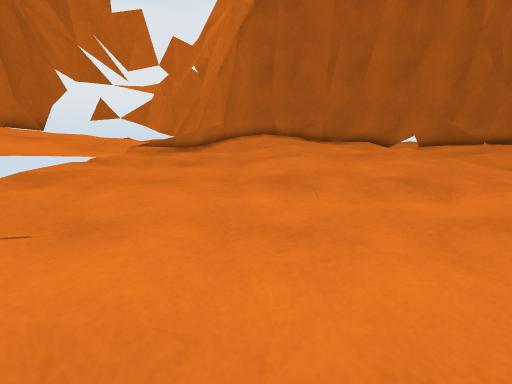
View 1 (above)

17 first-person views from a walk through a 3-D level made in the Unity game engine. The camera is 1.2 m above the floor, tilts 10° down and sees 80° across. The floor is counted in squares, 0.5 m on a side. Each view is taken from the middle of a square. On the plan, view 1 faces up. The plan holds only what a view shows up to about 19 squares ahead; the rest is blank. The place goes on beyond the plan.

View 2
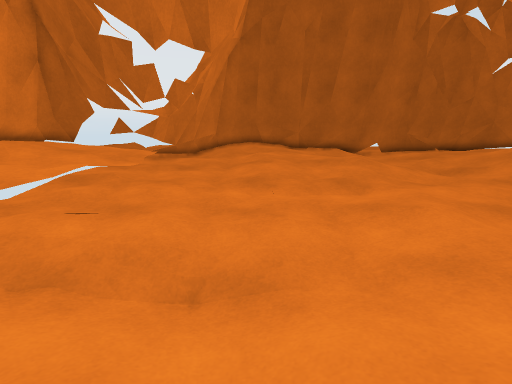

View 3
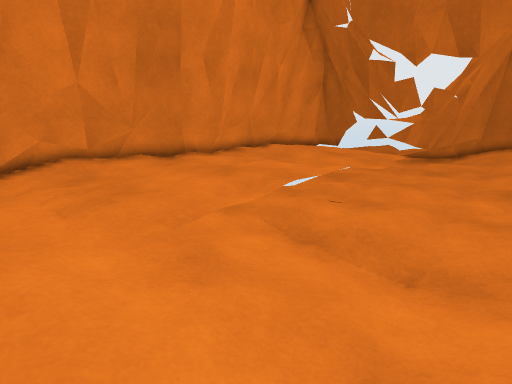

View 4
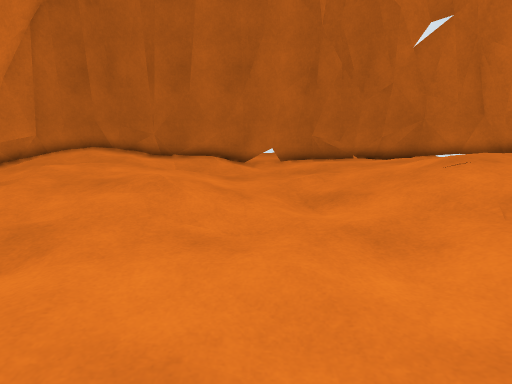

View 5
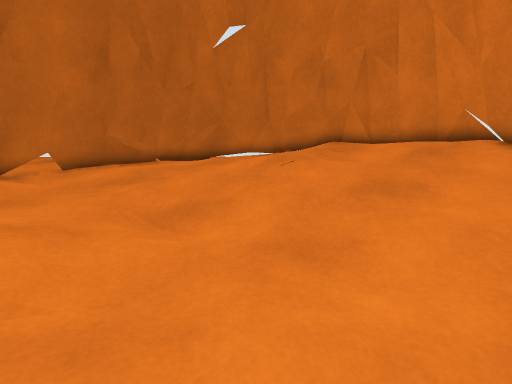

View 6
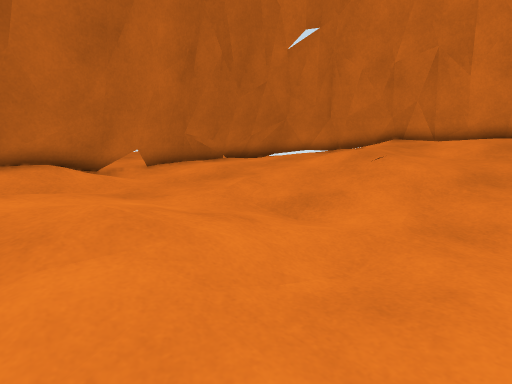

View 7
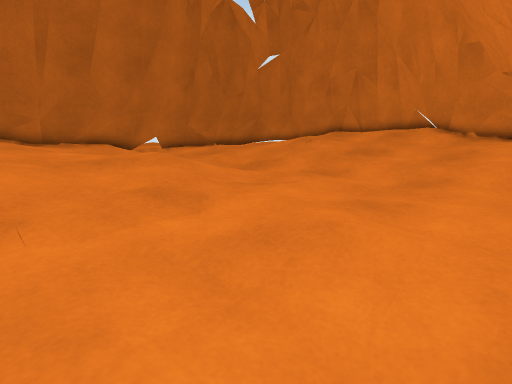

View 8
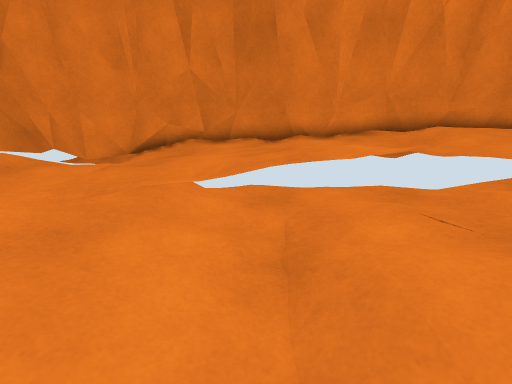

View 9
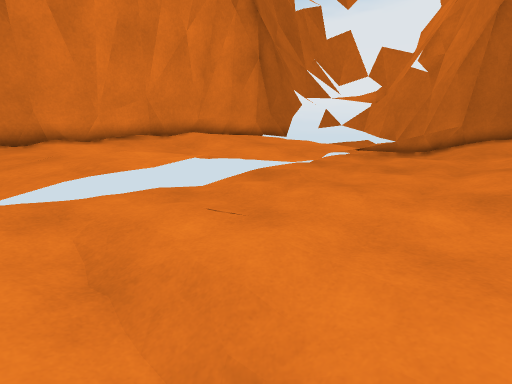

View 10
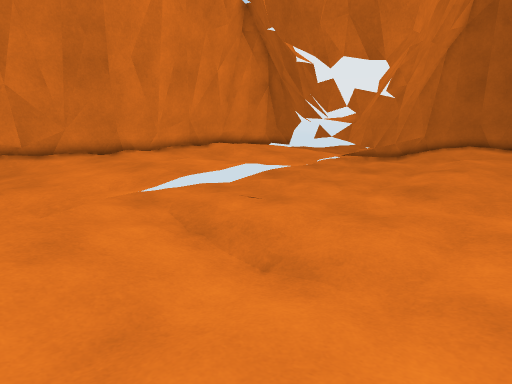

View 11
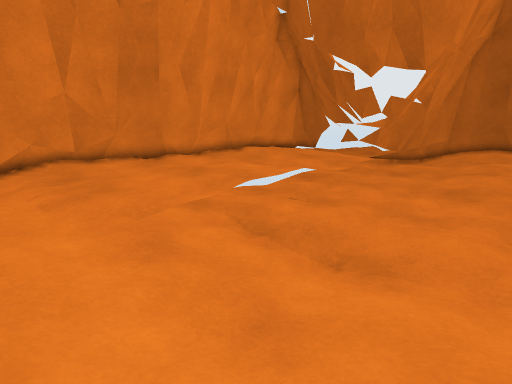

View 12
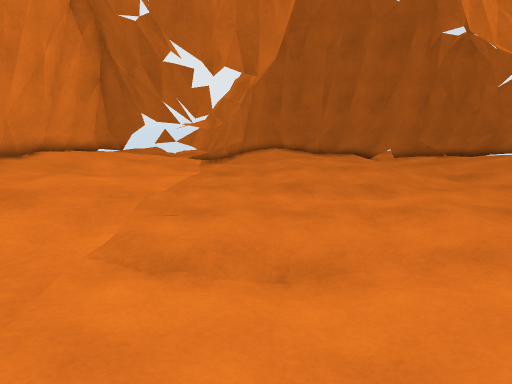

View 13
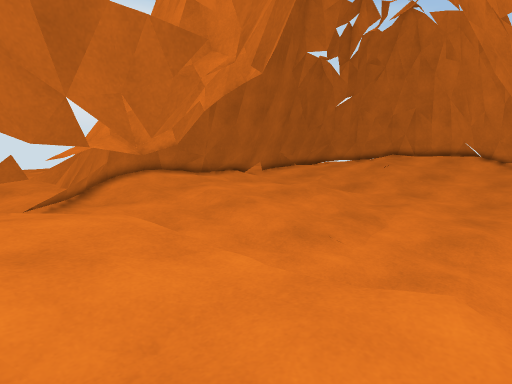

View 14
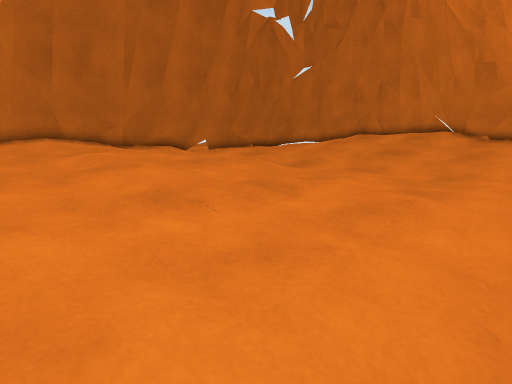

View 15
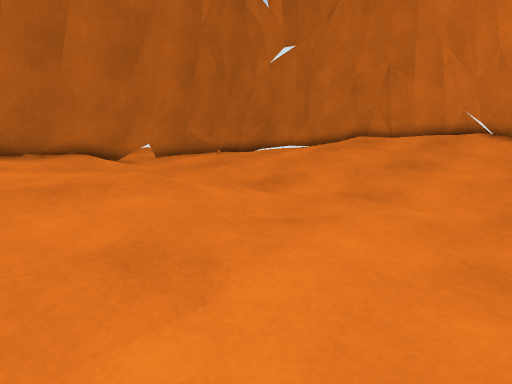

View 16
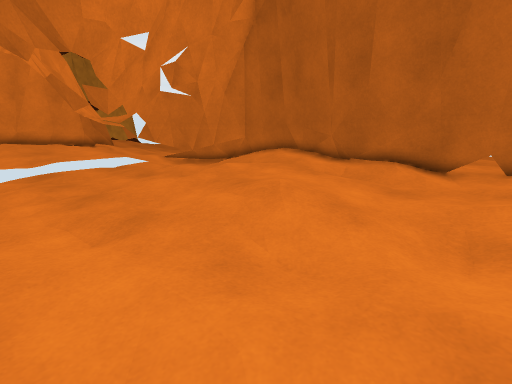

View 17
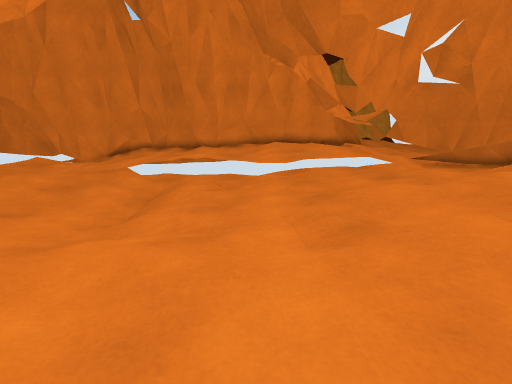

### Floor plan
Key: @ floor where view 1 was taken; # wall or solid block; x gap in a wall; . main floor; : floor 0.25 m higher than the main floor; - floor 0.25 m lower than the main floor; + floor 0.5 m higher than the main floor; _ floor 0.5 m lower than the main floor; * floor 0.75 m higher than the main floor; < floor 0.75 m lower than the main floor; / step, stairs or slope; = window, fence, low wall or low ledge; ^ raised ledge.
Columns run from 14 left of view 1 to 23 right of it. Each row starts with its distance up from view 1.
 23         ^^              ^^^
 22         ^^             ^^^^^^^
 21        ^^^^ ^^^=^=^^^^==######==^
 20        ^^^^^###############:#####=^
 19        ^^^^##:::::::.......::::###=^
 18        ^^^##:::::::.........:::::##=^
 17        ^^^##.:::::::.........:::  ##^
 16        ^^##....:::::.........:::   #^
 15       ^^^##..../:::::...--/..::++  #=
 14    ^^^ ^^^x.....:...::..---..//++++##^
 13    =###^^^##........::..---////++++ #^
 12    ####^^^##--......././----///+++++#=
 11    ##*+####  --..--..-/-----.//:::/*#^
 10    # *+++##------------------///::+##^
  9    # *+++::------------------.../:+##^
  8    ##+++:::-------__--------/...::##=
  7   ^##/+::::--_-____-----_----...::##^
  6   ^##::::::________-----___--...::##^
  5    # :+::::_-______---____---...:##^
  4   ^# ::+:::=________-___-_---..: #^^
  3   ^#:::::::___/________ -  #
  2   ^#::::::=_///<<<___
  1  ^##:::::::<<<<<<<__
  0  ^#::::::./_<<@<____
 -1  ##:::::../___<<___
 -2 ^##..:..../________
 -3 ^# ......./-______
 -4 ^#/.......---//__  -
 -5 ^#/-./....------
 -6  #    ......----- -
 -7  #     ...
 -8  #

Where each view was taken, in squares from view 1:
view 1: 0 up, 0 right, facing up
view 2: 4 down, 1 right, facing up
view 3: 6 down, 2 right, facing up-left
view 4: 3 up, 10 right, facing up
view 5: 6 up, 8 right, facing up-right
view 6: 8 up, 5 right, facing up-right
view 7: 2 up, 1 right, facing up-right
view 8: 1 up, 2 right, facing left
view 9: 0 up, 2 right, facing up-left
view 10: 4 down, 5 right, facing up-left
view 11: 6 down, 4 right, facing up-left
view 12: 6 down, 1 left, facing up
view 13: 3 up, 8 left, facing up-right
view 14: 2 up, 3 left, facing up-right
view 15: 5 up, 3 right, facing up-right
view 16: 6 up, 13 right, facing up-left
view 17: 7 up, 12 right, facing left
